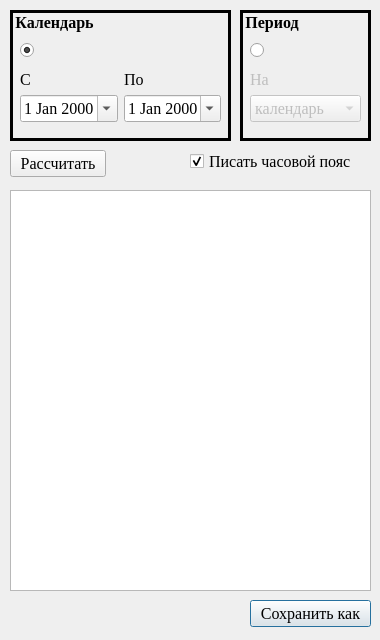
<?xml version="1.0" encoding="UTF-8"?>
<ui version="4.0">
 <class>DialogTithi</class>
 <widget class="QDialog" name="DialogTithi">
  <property name="geometry">
   <rect>
    <x>0</x>
    <y>0</y>
    <width>380</width>
    <height>640</height>
   </rect>
  </property>
  <property name="maximumSize">
   <size>
    <width>380</width>
    <height>640</height>
   </size>
  </property>
  <property name="windowTitle">
   <string>Титхи</string>
  </property>
  <widget class="QTextEdit" name="textEdit">
   <property name="geometry">
    <rect>
     <x>10</x>
     <y>190</y>
     <width>361</width>
     <height>401</height>
    </rect>
   </property>
   <property name="font">
    <font>
     <family>Times New Roman</family>
     <pointsize>12</pointsize>
     <weight>75</weight>
     <italic>false</italic>
     <bold>true</bold>
    </font>
   </property>
   <property name="styleSheet">
    <string notr="true">font: bold;
color: navy;</string>
   </property>
   <property name="readOnly">
    <bool>true</bool>
   </property>
  </widget>
  <widget class="QPushButton" name="pushButtonSaveAs">
   <property name="geometry">
    <rect>
     <x>250</x>
     <y>600</y>
     <width>121</width>
     <height>27</height>
    </rect>
   </property>
   <property name="font">
    <font>
     <family>Times New Roman</family>
     <pointsize>12</pointsize>
    </font>
   </property>
   <property name="text">
    <string>Сохранить как</string>
   </property>
  </widget>
  <widget class="QGroupBox" name="groupBoxCalendar">
   <property name="geometry">
    <rect>
     <x>10</x>
     <y>10</y>
     <width>221</width>
     <height>131</height>
    </rect>
   </property>
   <property name="font">
    <font>
     <family>Times New Roman</family>
     <pointsize>12</pointsize>
     <weight>75</weight>
     <italic>false</italic>
     <bold>true</bold>
    </font>
   </property>
   <property name="styleSheet">
    <string notr="true">QGroupBox
{
             border: 3px solid black;                    
             background-color: rgba(255, 255, 255, 0);
			   font: bold;
}
QGroupBox::title
{
		left: 3px;
		top: 3px;
}</string>
   </property>
   <property name="title">
    <string>Календарь</string>
   </property>
   <widget class="QWidget" name="layoutWidget">
    <property name="geometry">
     <rect>
      <x>10</x>
      <y>60</y>
      <width>201</width>
      <height>54</height>
     </rect>
    </property>
    <property name="font">
     <font>
      <family>Times New Roman</family>
      <pointsize>12</pointsize>
     </font>
    </property>
    <layout class="QHBoxLayout" name="horizontalLayout">
     <item>
      <layout class="QVBoxLayout" name="verticalLayout">
       <item>
        <widget class="QLabel" name="label">
         <property name="sizePolicy">
          <sizepolicy hsizetype="Fixed" vsizetype="Fixed">
           <horstretch>0</horstretch>
           <verstretch>0</verstretch>
          </sizepolicy>
         </property>
         <property name="font">
          <font>
           <family>Times New Roman</family>
           <pointsize>12</pointsize>
          </font>
         </property>
         <property name="text">
          <string>С</string>
         </property>
        </widget>
       </item>
       <item>
        <widget class="QDateEdit" name="dateEditBegin">
         <property name="sizePolicy">
          <sizepolicy hsizetype="Minimum" vsizetype="Fixed">
           <horstretch>0</horstretch>
           <verstretch>0</verstretch>
          </sizepolicy>
         </property>
         <property name="font">
          <font>
           <family>Times New Roman</family>
           <pointsize>12</pointsize>
          </font>
         </property>
         <property name="currentSection">
          <enum>QDateTimeEdit::DaySection</enum>
         </property>
         <property name="calendarPopup">
          <bool>true</bool>
         </property>
         <property name="timeSpec">
          <enum>Qt::LocalTime</enum>
         </property>
        </widget>
       </item>
      </layout>
     </item>
     <item>
      <layout class="QVBoxLayout" name="verticalLayout_2">
       <item>
        <widget class="QLabel" name="label_2">
         <property name="sizePolicy">
          <sizepolicy hsizetype="Fixed" vsizetype="Fixed">
           <horstretch>0</horstretch>
           <verstretch>0</verstretch>
          </sizepolicy>
         </property>
         <property name="font">
          <font>
           <family>Times New Roman</family>
           <pointsize>12</pointsize>
          </font>
         </property>
         <property name="text">
          <string>По</string>
         </property>
        </widget>
       </item>
       <item>
        <widget class="QDateEdit" name="dateEditEnd">
         <property name="sizePolicy">
          <sizepolicy hsizetype="Minimum" vsizetype="Fixed">
           <horstretch>0</horstretch>
           <verstretch>0</verstretch>
          </sizepolicy>
         </property>
         <property name="font">
          <font>
           <family>Times New Roman</family>
           <pointsize>12</pointsize>
          </font>
         </property>
         <property name="currentSection">
          <enum>QDateTimeEdit::DaySection</enum>
         </property>
         <property name="calendarPopup">
          <bool>true</bool>
         </property>
         <property name="timeSpec">
          <enum>Qt::LocalTime</enum>
         </property>
        </widget>
       </item>
      </layout>
     </item>
    </layout>
   </widget>
   <widget class="QRadioButton" name="radioButtonCalendar">
    <property name="geometry">
     <rect>
      <x>10</x>
      <y>30</y>
      <width>20</width>
      <height>21</height>
     </rect>
    </property>
    <property name="font">
     <font>
      <family>Times New Roman</family>
      <pointsize>12</pointsize>
     </font>
    </property>
    <property name="text">
     <string/>
    </property>
    <property name="checked">
     <bool>true</bool>
    </property>
   </widget>
  </widget>
  <widget class="QGroupBox" name="groupBoxPeriod">
   <property name="geometry">
    <rect>
     <x>240</x>
     <y>10</y>
     <width>131</width>
     <height>131</height>
    </rect>
   </property>
   <property name="font">
    <font>
     <family>Times New Roman</family>
     <pointsize>12</pointsize>
     <weight>75</weight>
     <italic>false</italic>
     <bold>true</bold>
    </font>
   </property>
   <property name="styleSheet">
    <string notr="true">QGroupBox
{
             border: 3px solid black;                    
             background-color: rgba(255, 255, 255, 0);
			   font: bold;
}
QGroupBox::title
{
		left: 3px;
		top: 3px;
}</string>
   </property>
   <property name="title">
    <string>Период</string>
   </property>
   <widget class="QRadioButton" name="radioButtonPeriod">
    <property name="geometry">
     <rect>
      <x>10</x>
      <y>30</y>
      <width>20</width>
      <height>21</height>
     </rect>
    </property>
    <property name="font">
     <font>
      <family>Times New Roman</family>
      <pointsize>12</pointsize>
     </font>
    </property>
    <property name="text">
     <string/>
    </property>
   </widget>
   <widget class="QWidget" name="layoutWidget">
    <property name="geometry">
     <rect>
      <x>10</x>
      <y>60</y>
      <width>111</width>
      <height>52</height>
     </rect>
    </property>
    <property name="font">
     <font>
      <family>Times New Roman</family>
      <pointsize>12</pointsize>
     </font>
    </property>
    <layout class="QVBoxLayout" name="verticalLayout_3">
     <item>
      <widget class="QLabel" name="label_3">
       <property name="enabled">
        <bool>false</bool>
       </property>
       <property name="sizePolicy">
        <sizepolicy hsizetype="Fixed" vsizetype="Fixed">
         <horstretch>0</horstretch>
         <verstretch>0</verstretch>
        </sizepolicy>
       </property>
       <property name="font">
        <font>
         <family>Times New Roman</family>
         <pointsize>12</pointsize>
        </font>
       </property>
       <property name="text">
        <string>На</string>
       </property>
      </widget>
     </item>
     <item>
      <widget class="QComboBox" name="comboBoxPeriod">
       <property name="enabled">
        <bool>false</bool>
       </property>
       <property name="font">
        <font>
         <family>Times New Roman</family>
         <pointsize>12</pointsize>
        </font>
       </property>
       <property name="currentIndex">
        <number>0</number>
       </property>
       <item>
        <property name="text">
         <string>календарь</string>
        </property>
       </item>
       <item>
        <property name="text">
         <string>месяц</string>
        </property>
       </item>
       <item>
        <property name="text">
         <string>два месяца</string>
        </property>
       </item>
       <item>
        <property name="text">
         <string>три месяца</string>
        </property>
       </item>
       <item>
        <property name="text">
         <string>полгода</string>
        </property>
       </item>
       <item>
        <property name="text">
         <string>год</string>
        </property>
       </item>
       <item>
        <property name="text">
         <string>два года</string>
        </property>
       </item>
       <item>
        <property name="text">
         <string>три года</string>
        </property>
       </item>
       <item>
        <property name="text">
         <string>10 лет</string>
        </property>
       </item>
      </widget>
     </item>
    </layout>
   </widget>
  </widget>
  <widget class="QPushButton" name="pushButtonCalculate">
   <property name="geometry">
    <rect>
     <x>10</x>
     <y>150</y>
     <width>96</width>
     <height>27</height>
    </rect>
   </property>
   <property name="font">
    <font>
     <family>Times New Roman</family>
     <pointsize>12</pointsize>
    </font>
   </property>
   <property name="text">
    <string>Рассчитать</string>
   </property>
  </widget>
  <widget class="QCheckBox" name="checkBoxTithiPrintUtc">
   <property name="geometry">
    <rect>
     <x>190</x>
     <y>150</y>
     <width>177</width>
     <height>22</height>
    </rect>
   </property>
   <property name="font">
    <font>
     <family>Times New Roman</family>
     <pointsize>12</pointsize>
    </font>
   </property>
   <property name="text">
    <string>Писать часовой пояс</string>
   </property>
   <property name="checked">
    <bool>true</bool>
   </property>
  </widget>
 </widget>
 <tabstops>
  <tabstop>pushButtonCalculate</tabstop>
  <tabstop>radioButtonCalendar</tabstop>
  <tabstop>dateEditBegin</tabstop>
  <tabstop>dateEditEnd</tabstop>
  <tabstop>radioButtonPeriod</tabstop>
  <tabstop>comboBoxPeriod</tabstop>
  <tabstop>checkBoxTithiPrintUtc</tabstop>
  <tabstop>textEdit</tabstop>
  <tabstop>pushButtonSaveAs</tabstop>
 </tabstops>
 <resources/>
 <connections/>
</ui>
